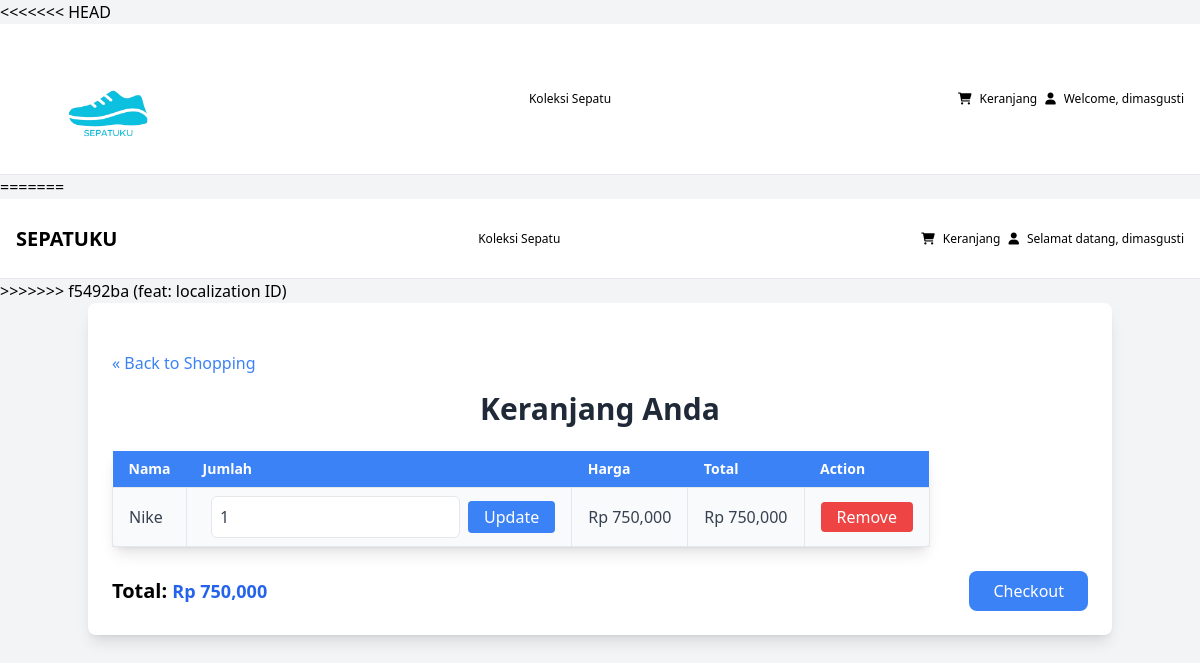
/products/basket/ (signed in), run on an earlier commit of the app's database.
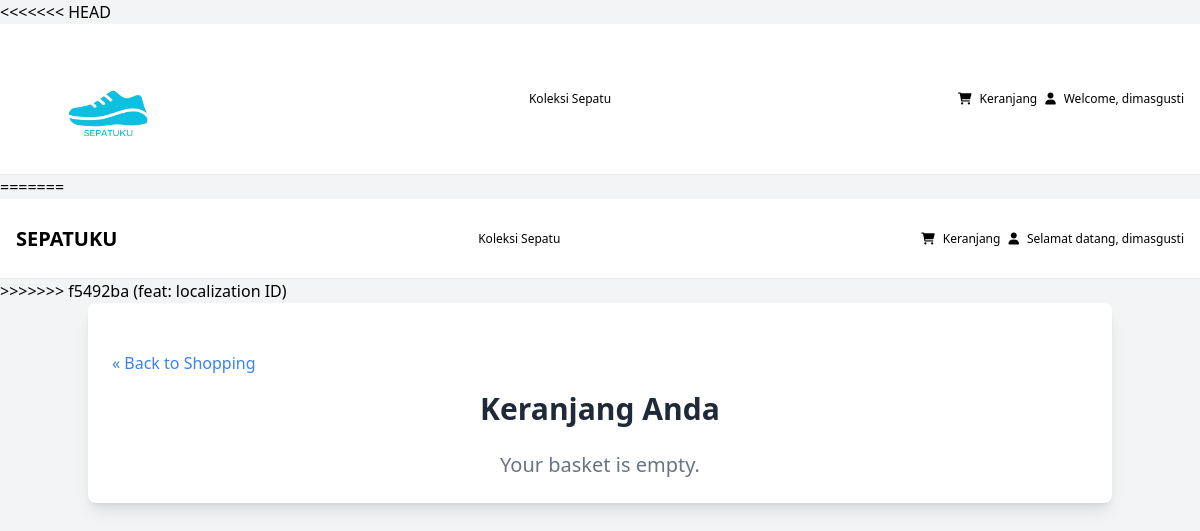
And on a later commit of the database.
### products/models.py (models this page shows, shortened)
class Basket(models.Model):
    user = models.ForeignKey('account.User', on_delete=models.CASCADE, related_name='baskets')
    product = models.ForeignKey('products.Product', on_delete=models.CASCADE, related_name='in_baskets')
    transaction = models.ForeignKey('transaction.Transaction', on_delete=models.SET_NULL, null=True, blank=True, related_name='baskets')
    quantity = models.PositiveIntegerField(default=1)
    added_at = models.DateTimeField(default=timezone.now)
    class Meta:
        unique_together = ('user', 'product')
    def total_price(self):
        return self.product.price * self.quantity

class Product(models.Model):
    COLORS = [
        ('Red', 'Red'),
        ('Blue', 'Blue'),
        ('Green', 'Green'),
        ('Black', 'Black'),
        ('White', 'White'),
        ('Other', 'Other')
    ]
    SIZES = [
        ('36', 'EU 36'),
        ('37', 'EU 37'),
        ('38', 'EU 38'),
        ('39', 'EU 39'),
        ('40', 'EU 40'),
        ('41', 'EU 41'),
        ('42', 'EU 42'),
        ('43', 'EU 43'),
        ('44', 'EU 44'),
        ('45', 'EU 45'),
        ('46', 'EU 46'),
        ('47', 'EU 47'),
    ]
    name = models.CharField(max_length=64)
    description = models.TextField(blank=True)
    price = models.DecimalField(max_digits=10, decimal_places=2)
    stock = models.PositiveIntegerField(default=0)
    category = models.ForeignKey(
        Category,
        on_delete=models.CASCADE,
        related_name='products',
        null=True,
        blank=True
    )
    color = models.CharField(
        max_length=16,
        choices=COLORS,
        null=True,
        blank=True
    )
    size = models.CharField(
        max_length=3,
        choices=SIZES,
        null=True,
        blank=True
    )
    image = models.ImageField(upload_to='products/', blank=True, null=True)
    created_at = models.DateTimeField(default=timezone.now)

### products/views.py (the view)
# urls.py: path('basket/', views.basket_view, name='basket_view'),
@login_required
def basket_view(request):
    if not request.user.is_authenticated:
        return redirect('login')
    basket_items = Basket.objects.filter(user=request.user)
    total_price = sum(item.total_price() for item in basket_items)
    return render(request, 'basket.html', {
        'basket_items': basket_items,
        'total_price': total_price,
    })

### products/templatetags/rupiah_filter.py (called while the page is built)
@register.filter
def rupiah_format(value):
    value = int(value)
    formatted_value = f"{value:,}"
    return f"Rp {formatted_value}"

### products/templates/basket.html (shortened to what this page needs)
{% load rupiah_filter %}
<!DOCTYPE html>
<html lang="en">
<head>
    <link href="/static/output.css" rel="stylesheet">
</head>
<body class="bg-gray-100">
    {% include 'components/navbar.html' %}
    <div class="container mx-auto p-6 bg-white rounded-lg shadow-lg my-8">
        <div class="mt-6 pb-4">
            <a href="{% url 'product_list' %}" class="text-blue-500 hover:underline">&laquo; Back to Shopping</a>
        </div>
        <h1 class="text-3xl font-bold mb-6 text-center text-gray-800">Keranjang Anda</h1>
        {% if basket_items %}
            <table class="text-left bg-gray-50 rounded-lg shadow-lg overflow-hidden">
                <thead class="bg-blue-500 text-white">
                    <tr>
                        <th class="px-4 py-2 text-sm font-semibold">Nama</th>
                        <th class="px-4 py-2 text-sm font-semibold">Jumlah</th>
                        <th class="px-4 py-2 text-sm font-semibold">Harga</th>
                        <th class="px-4 py-2 text-sm font-semibold">Total</th>
                        <th class="px-4 py-2 text-sm font-semibold">Action</th>
                    </tr>
                </thead>
                <tbody class="text-gray-700">
                    {% for item in basket_items %}
                    <tr class="hover:bg-gray-100 transition duration-200">
                        <td class="border px-4 py-2">{{ item.product.name }}</td>
                        <td class="border px-4 py-2">
                            <form method="POST" action="{% url 'update_basket_item' item.id %}" class="flex items-center space-x-2">
                                <input type="number" name="quantity" value="{{ item.quantity }}" min="1" class="p-2 border rounded-md">
                                <button type="submit" class="bg-blue-500 text-white py-1 px-4 rounded hover:bg-blue-600 transition duration-200">Update</button>
                            </form>
                        </td>
                        <td class="border px-4 py-2">{{ item.product.price|rupiah_format }}</td>
                        <td class="border px-4 py-2">{{ item.total_price|rupiah_format }}</td>
                        <td class="border px-4 py-2">
                            <a href="{% url 'remove_from_basket' item.id %}" class="bg-red-500 text-white py-1 px-4 rounded hover:bg-red-600 transition duration-200">Remove</a>
                        </td>
                    </tr>
                    {% endfor %}
                </tbody>
            </table>
            <div class="flex justify-between items-center mt-6">
                <p class="text-xl font-semibold">Total: <span class="font-bold text-lg text-blue-600">{{ total_price|rupiah_format }}</span></p>
                <a href="{% url 'checkout' %}" class="bg-blue-500 text-white py-2 px-6 rounded-lg hover:bg-blue-600 transition duration-200">Checkout</a>
            </div>
        {% else %}
            <p class="text-center text-gray-500 text-xl">Your basket is empty.</p>
        {% endif %}
    </div>
</body>
</html>

What changed in the data, as far as the page shows it:
removed Basket: product.name "Nike", quantity "1", product.price|rupiah_format "Rp 750,000", total_price|rupiah_format "Rp 750,000"
Also different on the page:
{{ total_price|rupiah_format }}: "Rp 750,000" → (not shown)
text no longer shown: "Nama Jumlah Harga Total Action Total: Checkout"
text now shown: "Your basket is empty."
